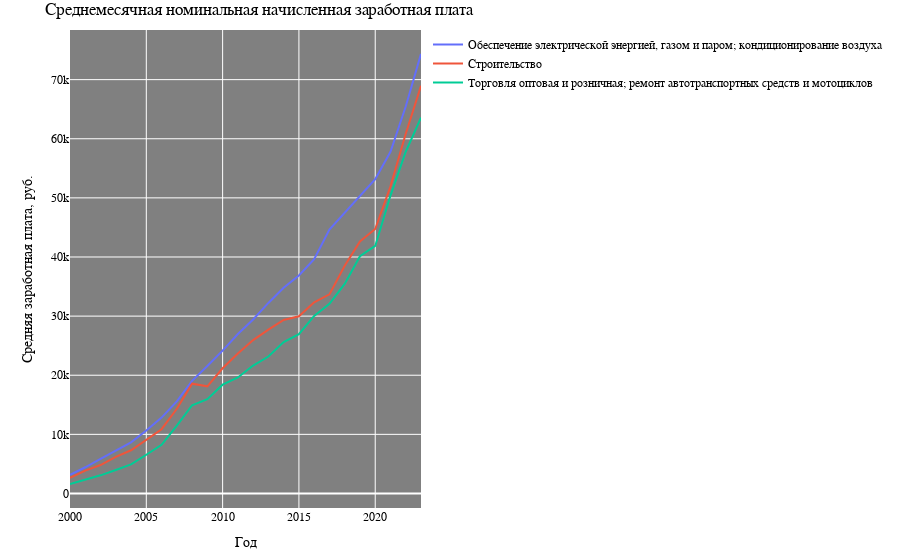

Notebook code cell kept with this figure:
### Code cell
fig = go.Figure()
for sphere in spheres:
    data_sphere = data[data['Наименование отрасли'] == sphere]
    data_sphere = data_sphere.drop(columns=['Наименование отрасли'])
    data_sphere_long = data_sphere.melt(var_name='Год', value_name='Зарплата')
    fig.add_trace(go.Scatter(x=data_sphere_long['Год'], y=data_sphere_long['Зарплата'], mode='lines', name=sphere))
fig.update_layout(
    title='Среднемесячная номинальная начисленная заработная плата',
    xaxis_title='Год',
    yaxis_title='Средняя заработная плата, руб.',
    plot_bgcolor='gray',  # Цвет фона графика
    font=dict(family='Montserrat', size=12, color='black'),  # Настройки шрифта
    xaxis=dict(showgrid=True, gridcolor='white'),  # Ось x с сеткой
    yaxis=dict(showgrid=True, gridcolor='white'),  # Ось y с сеткой
    margin=dict(l=70, t=30, b=20)
)
fig.show()

### Figure 1 — Plotly figure (JSON) as saved in the notebook; plotly's stock layout.template omitted (floating-point values rounded to 4 significant figures)
{"data": [{"mode": "lines", "name": "Обеспечение электрической энергией, газом и паром; кондиционирование воздуха", "type": "scatter", "x": [2000, 2001, 2002, 2003, 2004, 2005, 2006, 2007, 2008, 2009, 2010, 2011, 2012, 2013, 2014, 2015, 2016, 2017, 2018, 2019, 2020, 2021, 2022, 2023], "y": [3156.0, 4435.0, 5869.0, 7235.0, 8642.0, 10640.0, 12830.0, 15590.0, 19060.0, 21550.0, 24160.0, 26970.0, 29440.0, 32230.0, 34808, 36865, 39629, 44630.0, 47482, 50380.0, 53157, 57800.0, 65452, 74350.0]}, {"mode": "lines", "name": "Строительство", "type": "scatter", "x": [2000, 2001, 2002, 2003, 2004, 2005, 2006, 2007, 2008, 2009, 2010, 2011, 2012, 2013, 2014, 2015, 2016, 2017, 2018, 2019, 2020, 2021, 2022, 2023], "y": [2640.0, 3859.0, 4807.0, 6177.0, 7305.0, 9043.0, 10870.0, 14330.0, 18574, 18120.0, 21170.0, 23682, 25950.0, 27700.0, 29354, 29960, 32332, 33680.0, 38518, 42630.0, 44738, 51940.0, 60850.0, 68940.0]}, {"mode": "lines", "name": "Торговля оптовая и розничная; ремонт автотранспортных средств и мотоциклов", "type": "scatter", "x": [2000, 2001, 2002, 2003, 2004, 2005, 2006, 2007, 2008, 2009, 2010, 2011, 2012, 2013, 2014, 2015, 2016, 2017, 2018, 2019, 2020, 2021, 2022, 2023], "y": [1584.0, 2295.0, 3069.0, 3974.0, 4906.0, 6552.0, 8235.0, 11480.0, 14930.0, 15960.0, 18410.0, 19610.0, 21630.0, 23170.0, 25601, 26947, 30030, 32090.0, 35444, 40137, 41867, 50390.0, 57810.0, 63570.0]}], "layout": {"font": {"color": "black", "family": "Montserrat", "size": 12}, "margin": {"b": 20, "l": 70, "t": 30}, "plot_bgcolor": "gray", "title": {"text": "Среднемесячная номинальная начисленная заработная плата"}, "xaxis": {"gridcolor": "white", "showgrid": true, "title": {"text": "Год"}}, "yaxis": {"gridcolor": "white", "showgrid": true, "title": {"text": "Средняя заработная плата, руб."}}}}
